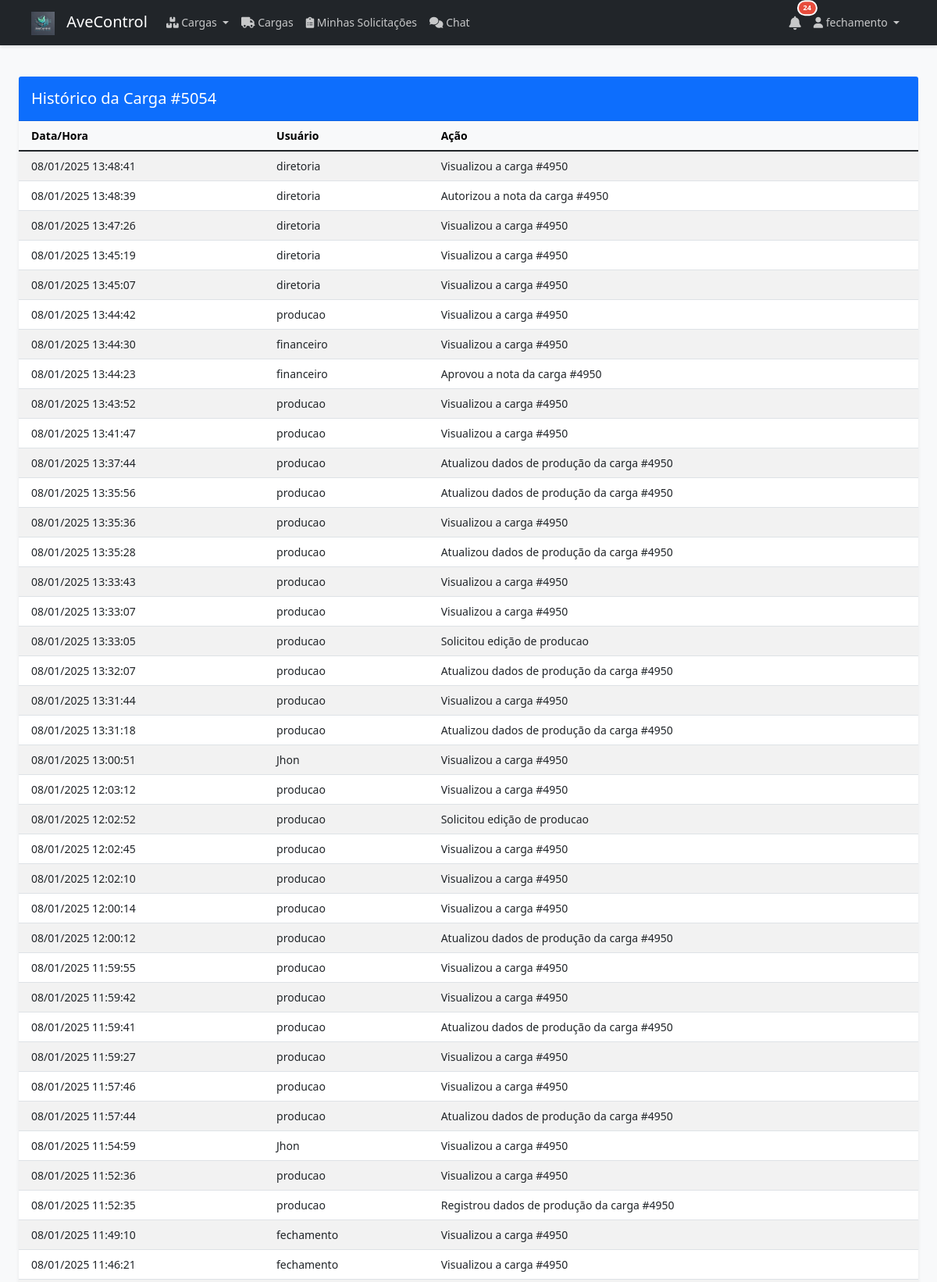
The app's page /cargas/historico/15 (signed in, upper part) with its own data.
### models/usuario.py (models this page shows, shortened)
class Usuario(UserMixin, db.Model):
    __tablename__ = 'usuarios'
    id = db.Column(db.Integer, primary_key=True)
    nome = db.Column(db.String(100), nullable=False)
    email = db.Column(db.String(120), unique=True, nullable=False)
    tipo = db.Column(db.String(50), nullable=False)
    senha_hash = db.Column(db.String(255), nullable=False)
    ativo = db.Column(db.Boolean, default=True)
    data_criacao = db.Column(db.DateTime, default=datetime.utcnow)
    ultimo_acesso = db.Column(db.DateTime)
    historicos_carga = relationship('HistoricoCarga',
                                  back_populates='usuario',
                                  primaryjoin="Usuario.id == HistoricoCarga.usuario_id",
                                  cascade='all, delete-orphan')

### models/carga.py (models this page shows)
class Carga(db.Model):
    __tablename__ = 'cargas'
    STATUS_PENDENTE = 'pendente'
    STATUS_EM_ANDAMENTO = 'em_andamento'
    STATUS_CONCLUIDA = 'concluida'
    STATUS_CANCELADA = 'cancelada'
    id = db.Column(db.Integer, primary_key=True)
    numero_carga = db.Column(db.String(50), unique=True, nullable=False)
    tipo_ave = db.Column(db.String(50), nullable=False)
    quantidade_cargas = db.Column(db.Integer, nullable=False)
    ordem_carga = db.Column(db.String(10), nullable=False)
    data_abate = db.Column(db.Date, nullable=False)
    dia_semana = db.Column(db.String(20))
    agenciador = db.Column(db.String(100))
    motorista = db.Column(db.String(100))
    motorista_outro = db.Column(db.String(100))
    transportadora = db.Column(db.String(100))
    placa_veiculo = db.Column(db.String(20))
    km_saida = db.Column(db.Float, default=0)
    km_chegada = db.Column(db.Float, default=0)
    km_rodados = db.Column(db.Float, default=0)
    valor_km = db.Column(db.Float, default=0)
    valor_frete = db.Column(db.Float, default=0)
    status_frete = db.Column(db.String(50))
    status = db.Column(db.String(50), default=STATUS_PENDENTE)
    status_atualizado_em = db.Column(db.DateTime)
    status_atualizado_por_id = db.Column(db.Integer, db.ForeignKey('usuarios.id'))
    status_atualizado_por = db.relationship('Usuario', foreign_keys=[status_atualizado_por_id])
    caixas_vazias = db.Column(db.Integer, default=0)
    quantidade_caixas = db.Column(db.Integer, default=0)
    produtor = db.Column(db.String(100))
    uf_produtor = db.Column(db.String(2))
    numero_nfe = db.Column(db.String(50))
    data_nfe = db.Column(db.Date)
    numero_gta = db.Column(db.String(50))
    data_gta = db.Column(db.Date)
    peso_granja = db.Column(db.Float, default=0)
    peso_frigorifico = db.Column(db.Float, default=0)
    percentual_quebra = db.Column(db.Float, default=0)
    quebra_peso = db.Column(db.Float, default=0)
    motivo_alta_quebra = db.Column(db.Text)
    pedagios = db.Column(db.Float, default=0)
    outras_despesas = db.Column(db.Float, default=0)
    abastecimento_empresa = db.Column(db.Float, default=0)
    abastecimento_posto = db.Column(db.Float, default=0)
    adiantamento = db.Column(db.Float, default=0)
    valor_pagar = db.Column(db.Float, default=0)
    nota_aprovada = db.Column(db.Boolean, default=False)
    aprovado_por_id = db.Column(db.Integer, db.ForeignKey('usuarios.id'))
    aprovado_em = db.Column(db.DateTime)
    nota_autorizada = db.Column(db.Boolean, default=False)
    autorizado_por_id = db.Column(db.Integer, db.ForeignKey('usuarios.id'))
    autorizado_em = db.Column(db.DateTime)
    assinatura_autorizacao = db.Column(db.String(500))
    status_balanca = db.Column(db.String(20), default='pendente')  # pendente, em_verificacao, aprovado
    status_producao = db.Column(db.String(20), default='pendente')  # pendente, em_verificacao, aprovado
    status_fechamento = db.Column(db.String(20), default='pendente')  # pendente, em_verificacao, aprovado
    motivo_verificacao_balanca = db.Column(db.Text)
    motivo_verificacao_producao = db.Column(db.Text)
    motivo_verificacao_fechamento = db.Column(db.Text)
    data_verificacao_balanca = db.Column(db.DateTime)
    data_verificacao_producao = db.Column(db.DateTime)
    data_verificacao_fechamento = db.Column(db.DateTime)
    verificado_por_balanca_id = db.Column(db.Integer, db.ForeignKey('usuarios.id', name='fk_verificado_por_balanca'))
    verificado_por_producao_id = db.Column(db.Integer, db.ForeignKey('usuarios.id', name='fk_verificado_por_producao'))
    verificado_por_fechamento_id = db.Column(db.Integer, db.ForeignKey('usuarios.id', name='fk_verificado_por_fechamento'))
    verificado_por_balanca = db.relationship('Usuario', foreign_keys=[verificado_por_balanca_id])
    verificado_por_producao = db.relationship('Usuario', foreign_keys=[verificado_por_producao_id])
    verificado_por_fechamento = db.relationship('Usuario', foreign_keys=[verificado_por_fechamento_id])
    criado_em = db.Column(db.DateTime, default=datetime.now(UTC))
    atualizado_em = db.Column(db.DateTime, default=datetime.now(UTC), onupdate=datetime.now(UTC))
    criado_por_id = db.Column(db.Integer, db.ForeignKey('usuarios.id'))
    atualizado_por_id = db.Column(db.Integer, db.ForeignKey('usuarios.id'))
    criado_por = db.relationship('Usuario', foreign_keys=[criado_por_id])
    atualizado_por = db.relationship('Usuario', foreign_keys=[atualizado_por_id])
    aprovado_por = db.relationship('Usuario', foreign_keys=[aprovado_por_id], backref='cargas_aprovadas')
    autorizado_por = db.relationship('Usuario', foreign_keys=[autorizado_por_id], backref='cargas_autorizadas')
    subcargas = db.relationship('SubCarga', backref='carga', lazy=True)
    producoes = db.relationship('Producao', backref='carga', lazy=True)
    fechamento = db.relationship('Fechamento', back_populates='carga', uselist=False)
    historicos = db.relationship('HistoricoCarga', back_populates='carga', cascade='all, delete-orphan')

### models/historico.py (models this page shows)
class HistoricoCarga(db.Model):
    __tablename__ = 'historico_carga'
    id = db.Column(db.Integer, primary_key=True)
    carga_id = db.Column(db.Integer, ForeignKey('cargas.id', ondelete='CASCADE', name='fk_historico_carga'), nullable=False)
    usuario_id = db.Column(db.Integer, ForeignKey('usuarios.id', ondelete='CASCADE', name='fk_historico_usuario'), nullable=False)
    acao = db.Column(db.String(255), nullable=False)
    data_hora = db.Column(db.DateTime, nullable=False, server_default=text('CURRENT_TIMESTAMP'))
    carga = relationship('Carga',
                        back_populates='historicos',
                        foreign_keys=[carga_id])
    usuario = relationship('Usuario',
                         back_populates='historicos_carga',
                         foreign_keys=[usuario_id])

### routes/cargas.py (the view)
@cargas.route('/historico/<int:id>')
@login_required
def historico_carga(id):
    carga = Carga.query.get_or_404(id)
    historicos = HistoricoCarga.query\
        .filter_by(carga_id=id)\
        .order_by(HistoricoCarga.data_hora.desc())\
        .all()
    from flask import current_app
    return render_template('cargas/historico.html', carga=carga, historicos=historicos, config=current_app.config)

### templates/cargas/historico.html (shortened to what this page needs)
{% extends "base.html" %}
{% block content %}
<div class="container-fluid">
    <div class="card shadow-sm">
        <div class="card-header bg-primary text-white">
            <h5 class="card-title mb-0">Histórico da Carga #{{ carga.numero_carga }}</h5>
        </div>
        <div class="card-body p-0">
            <div class="table-responsive">
                <table class="table table-hover table-striped mb-0">
                    <thead class="table-light">
                        <tr>
                            <th class="px-3">Data/Hora</th>
                            <th class="px-3">Usuário</th>
                            <th class="px-3">Ação</th>
                        </tr>
                    </thead>
                    <tbody>
                        {% for historico in historicos %}
                        <tr>
                            <td class="px-3">{{ historico.data_hora.strftime('%d/%m/%Y %H:%M:%S') }}</td>
                            <td class="px-3">{{ historico.usuario.nome }}</td>
                            <td class="px-3">{{ historico.acao }}</td>
                        </tr>
                        {% endfor %}
                    </tbody>
                </table>
            </div>
        </div>
    </div>
</div>
{% endblock %}

### templates/base.html (shortened to what this page needs)
<!DOCTYPE html>
<html lang="pt-br">
<head>
    <link href="https://cdn.jsdelivr.net/npm/bootstrap@5.1.3/dist/css/bootstrap.min.css" rel="stylesheet">
    <link rel="stylesheet" href="https://cdnjs.cloudflare.com/ajax/libs/font-awesome/6.0.0/css/all.min.css">
    <link rel="stylesheet" href="https://cdn.jsdelivr.net/npm/sweetalert2@11/dist/sweetalert2.min.css">
</head>
<body>
    <nav class="navbar navbar-expand-lg navbar-dark bg-dark">
        <div class="container-fluid px-3 px-sm-4">
            <a class="navbar-brand" href="{{ url_for('auth.index') }}">
                <img src="{{ url_for('static', filename='logo2.png') }}" alt="AveControl Logo" style="height: 30px; margin-right: 10px;">
                AveControl
            </a>
            <div class="collapse navbar-collapse" id="navbarNav">
                <ul class="navbar-nav me-auto">
                    {% if current_user.is_authenticated %}
                        <li class="nav-item dropdown">
                            <a class="nav-link dropdown-toggle" href="#" id="navbarDropdown" role="button" data-bs-toggle="dropdown">
                                <i class="fas fa-boxes"></i> Cargas
                            </a>
                        </li>
                        <li class="nav-item">
                            <a class="nav-link" href="{{ url_for('cargas.listar_cargas') }}">
                                <i class="fas fa-truck"></i> Cargas
                            </a>
                        </li>
                        <li class="nav-item">
                            <a class="nav-link" href="{{ url_for('solicitacoes.minhas_solicitacoes') }}">
                                <i class="fas fa-clipboard-list"></i> Minhas Solicitações
                            </a>
                        </li>
                        <li class="nav-item">
                            <a class="nav-link" href="{{ url_for('chat.index') }}">
                                <i class="fas fa-comments"></i> Chat
                            </a>
                        </li>
                    {% endif %}
                </ul>
                {% if current_user.is_authenticated %}
                <ul class="navbar-nav">
                    {% include 'components/notificacoes.html' %}
                    <li class="nav-item dropdown">
                        <a class="nav-link dropdown-toggle" href="#" id="userDropdown" role="button" data-bs-toggle="dropdown">
                            <i class="fas fa-user"></i> {{ current_user.nome }}
                        </a>
                    </li>
                </ul>
                {% endif %}
            </div>
        </div>
    </nav>
    <div class="container-fluid mt-4">
        {% block content %}{% endblock %}
    </div>
</body>
</html>

### templates/base.html (style rules this page uses)
body { font-size: 14px; line-height: 1.5; min-height: 100vh; display: flex; flex-direction: column; background-color: #f8f9fa; }
.card { border-radius: 8px; box-shadow: 0 2px 4px rgba(0,0,0,0.1); margin-bottom: 1rem; border: none; }
.card-header { background-color: #f8f9fa; border-bottom: 1px solid rgba(0,0,0,0.1); padding: 1rem; }
.card-body { padding: 1rem; }
.table-responsive { -webkit-overflow-scrolling: touch; margin: 0; }
.table { margin-bottom: 0; }
.table th { background-color: #f8f9fa; font-weight: 600; }
.navbar { background-color: #212529 !important; box-shadow: 0 2px 4px rgba(0,0,0,0.1); padding: 0.5rem 1rem; }
.navbar-brand { color: #fff !important; }
.nav-link { color: rgba(255,255,255,.75) !important; }

### templates/components/notificacoes.html (style rules this page uses)
:root { --ave-primary: #3498db; --ave-secondary: #2980b9; --ave-accent: #e8f4fc; --ave-light: #f8f9fa; --ave-danger: #e74c3c; --ave-text: #2c3e50; }

### records on screen
Usuario: nome "fechamento"
Carga: numero_carga "5054"
HistoricoCarga: data_hora "08/01/2025 13:48:41", usuario.nome "diretoria", acao "Visualizou a carga #4950"
HistoricoCarga: data_hora "08/01/2025 13:48:39", usuario.nome "diretoria", acao "Autorizou a nota da carga #4950"
HistoricoCarga: data_hora "08/01/2025 13:47:26", usuario.nome "diretoria", acao "Visualizou a carga #4950"
HistoricoCarga: data_hora "08/01/2025 13:45:19", usuario.nome "diretoria", acao "Visualizou a carga #4950"
HistoricoCarga: data_hora "08/01/2025 13:45:07", usuario.nome "diretoria", acao "Visualizou a carga #4950"
HistoricoCarga: data_hora "08/01/2025 13:44:42", usuario.nome "producao", acao "Visualizou a carga #4950"
HistoricoCarga: data_hora "08/01/2025 13:44:30", usuario.nome "financeiro", acao "Visualizou a carga #4950"
HistoricoCarga: data_hora "08/01/2025 13:44:23", usuario.nome "financeiro", acao "Aprovou a nota da carga #4950"
HistoricoCarga: data_hora "08/01/2025 13:43:52", usuario.nome "producao", acao "Visualizou a carga #4950"
HistoricoCarga: data_hora "08/01/2025 13:41:47", usuario.nome "producao", acao "Visualizou a carga #4950"
HistoricoCarga: data_hora "08/01/2025 13:37:44", usuario.nome "producao", acao "Atualizou dados de produção da carga #4950"
HistoricoCarga: data_hora "08/01/2025 13:35:56", usuario.nome "producao", acao "Atualizou dados de produção da carga #4950"
HistoricoCarga: data_hora "08/01/2025 13:35:36", usuario.nome "producao", acao "Visualizou a carga #4950"
HistoricoCarga: data_hora "08/01/2025 13:35:28", usuario.nome "producao", acao "Atualizou dados de produção da carga #4950"
HistoricoCarga: data_hora "08/01/2025 13:33:43", usuario.nome "producao", acao "Visualizou a carga #4950"
HistoricoCarga: data_hora "08/01/2025 13:33:07", usuario.nome "producao", acao "Visualizou a carga #4950"
HistoricoCarga: data_hora "08/01/2025 13:33:05", usuario.nome "producao", acao "Solicitou edição de producao"
HistoricoCarga: data_hora "08/01/2025 13:32:07", usuario.nome "producao", acao "Atualizou dados de produção da carga #4950"
HistoricoCarga: data_hora "08/01/2025 13:31:44", usuario.nome "producao", acao "Visualizou a carga #4950"
HistoricoCarga: data_hora "08/01/2025 13:31:18", usuario.nome "producao", acao "Atualizou dados de produção da carga #4950"
HistoricoCarga: data_hora "08/01/2025 13:00:51", usuario.nome "Jhon", acao "Visualizou a carga #4950"
HistoricoCarga: data_hora "08/01/2025 12:03:12", usuario.nome "producao", acao "Visualizou a carga #4950"
HistoricoCarga: data_hora "08/01/2025 12:02:52", usuario.nome "producao", acao "Solicitou edição de producao"
HistoricoCarga: data_hora "08/01/2025 12:02:45", usuario.nome "producao", acao "Visualizou a carga #4950"
HistoricoCarga: data_hora "08/01/2025 12:02:10", usuario.nome "producao", acao "Visualizou a carga #4950"
HistoricoCarga: data_hora "08/01/2025 12:00:14", usuario.nome "producao", acao "Visualizou a carga #4950"
HistoricoCarga: data_hora "08/01/2025 12:00:12", usuario.nome "producao", acao "Atualizou dados de produção da carga #4950"
HistoricoCarga: data_hora "08/01/2025 11:59:55", usuario.nome "producao", acao "Visualizou a carga #4950"
HistoricoCarga: data_hora "08/01/2025 11:59:42", usuario.nome "producao", acao "Visualizou a carga #4950"
HistoricoCarga: data_hora "08/01/2025 11:59:41", usuario.nome "producao", acao "Atualizou dados de produção da carga #4950"
HistoricoCarga: data_hora "08/01/2025 11:59:27", usuario.nome "producao", acao "Visualizou a carga #4950"
HistoricoCarga: data_hora "08/01/2025 11:57:46", usuario.nome "producao", acao "Visualizou a carga #4950"
HistoricoCarga: data_hora "08/01/2025 11:57:44", usuario.nome "producao", acao "Atualizou dados de produção da carga #4950"
HistoricoCarga: data_hora "08/01/2025 11:54:59", usuario.nome "Jhon", acao "Visualizou a carga #4950"
HistoricoCarga: data_hora "08/01/2025 11:52:36", usuario.nome "producao", acao "Visualizou a carga #4950"
HistoricoCarga: data_hora "08/01/2025 11:52:35", usuario.nome "producao", acao "Registrou dados de produção da carga #4950"
HistoricoCarga: data_hora "08/01/2025 11:49:10", usuario.nome "fechamento", acao "Visualizou a carga #4950"
HistoricoCarga: data_hora "08/01/2025 11:46:21", usuario.nome "fechamento", acao "Visualizou a carga #4950"
